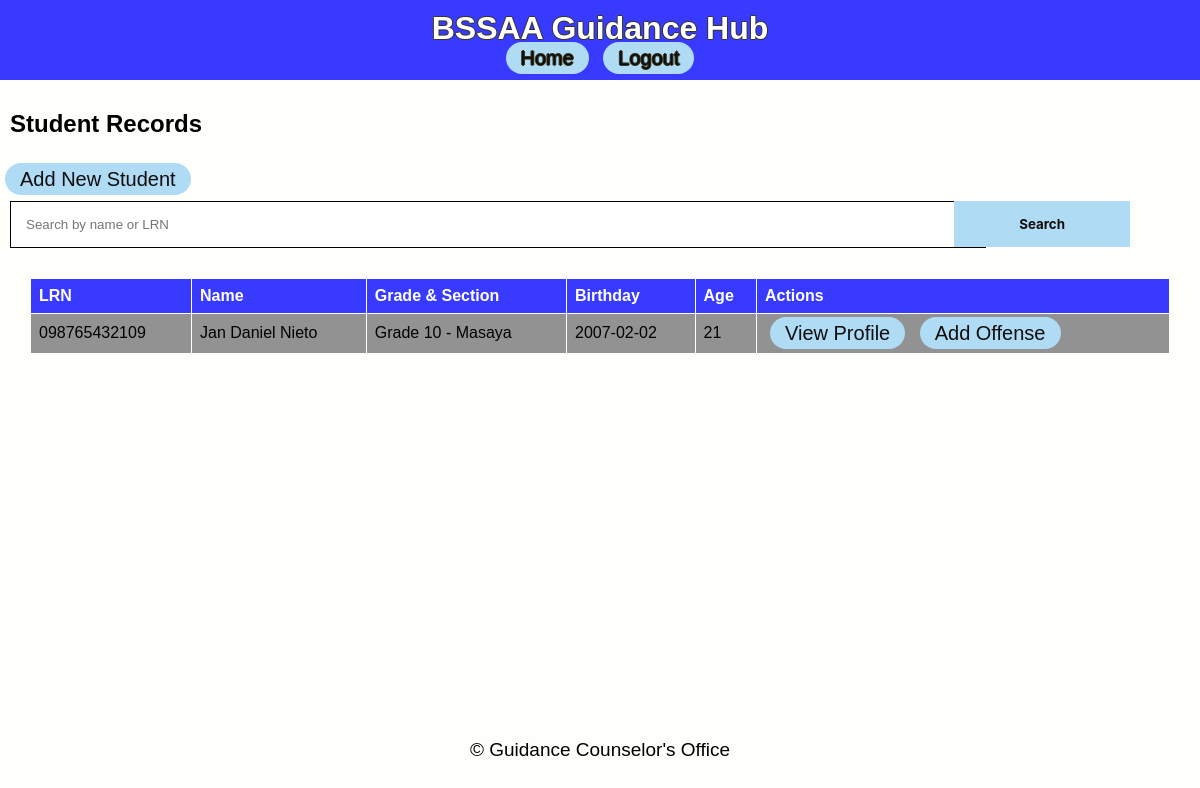
Screenshot of /view_records with the database file from the repository.
### app/models.py (models this page shows)
class StudentRecord(db.Model):
    id = db.Column(db.Integer, primary_key=True)
    lrn = db.Column(db.String(12), nullable=False, unique=True)
    name = db.Column(db.String(100), nullable=False)
    grade_section = db.Column(db.String(50), nullable=False)
    birthdate = db.Column(db.Date, nullable=False)
    age = db.Column(db.Integer, nullable=False)
    mother_tongue = db.Column(db.String(50), nullable=False)
    ethnic_group = db.Column(db.String(50), nullable=True)
    religion = db.Column(db.String(50), nullable=False)
    address_house_no = db.Column(db.String(100), nullable=False)
    address_barangay = db.Column(db.String(100), nullable=False)
    address_city = db.Column(db.String(100), nullable=False)
    address_province = db.Column(db.String(100), nullable=False)
    mother_name = db.Column(db.String(100), nullable=False)
    father_name = db.Column(db.String(100), nullable=False)
    guardian_name = db.Column(db.String(100), nullable=True)
    contact_number = db.Column(db.String(15), nullable=True)
    reason = db.Column(db.String(200), nullable=True)
    type_of_offense = db.Column(db.String(100), nullable=True)
    date_time = db.Column(db.DateTime, default=datetime.utcnow)
    additional_info = db.Column(db.Text, nullable=True)
    profile_picture = db.Column(db.String(100), nullable=True)
    offenses = db.relationship('OffenseRecord', backref='student', lazy=True)

### app/routes.py (the view)
@main.route('/view_records')
def view_records():
    search = request.args.get('search')
    if search:
        records = StudentRecord.query.filter(
            (StudentRecord.name.ilike(f'%{search}%')) |
            (StudentRecord.lrn.ilike(f'%{search}%'))
        ).all()
    else:
        records = StudentRecord.query.all()
    return render_template('view_records.html', records=records)

### app/templates/view_records.html
{% extends 'base.html' %}
{% block content %}
<h2>Student Records</h2>
<a href="{{ url_for('main.add_student') }}" class="capsule-button">Add New Student</a>
<form method="GET" action="{{ url_for('main.view_records') }}">
    <input class="searchbox" type="text" name="search" placeholder="Search by name or LRN" value="{{ request.args.get('search', '') }}">
    <button type="submit">Search</button>
</form>
<table>
    <tr>
        <th>LRN</th>
        <th>Name</th>
        <th>Grade & Section</th>
        <th>Birthday</th>
        <th>Age</th>
        <th>Actions</th>
    </tr>
    {% for record in records %}
    <tr>
        <td>{{ record.lrn }}</td>
        <td>{{ record.name }}</td>
        <td>{{ record.grade_section }}</td>
        <td>{{ record.birthdate }}</td>
        <td>{{ record.age }}</td>
        <td>
            <a href="{{ url_for('main.view_profile', student_id=record.id) }}">View Profile</a>
            <a href="{{ url_for('main.add_offense', student_id=record.id) }}">Add Offense</a>
        </td>
    </tr>
    {% endfor %}
</table>
{% endblock %}

### app/static/css/styles.css (style rules this page uses)
body { font-family: Arial, Helvetica, sans-serif; margin: 0; padding: 0; background-color: #f4f4f4; display: flex; flex-direction: column; min-height: 100vh; background-color: #FEFEFA; height: 100%; }
h2 { padding: 10px; }
a { font-size: 20px; background-color: #b0dbf5; margin: 0px 5px; border-radius: 40px; padding: 5px 15px; text-decoration: none; color: #0e0e0e; }
table { border: 1px solid #000000; width: 95%; border-collapse: collapse; margin: 20px 0; position: absolute; left: 30px; }
table th, table td { border: 1px solid #ffffff; text-align: left; padding: 8px; }
table th { background-color: #383bff; color: white; }
table tr:nth-child(even) { background-color: #929292; }
form { font-family: ROBOTO-VARIABLE-FONT, -apple-system, BlinkMacSystemFont, "Segoe UI", Roboto, "Helvetica Neue"; padding: 10px; font-size: 20px; }
button[type="submit"] { font-family: ROBOTO-VARIABLE-FONT, -apple-system, BlinkMacSystemFont, "Segoe UI", Roboto, "Helvetica Neue"; font-weight: bold; background-color: #b0dbf5; color: #0e0e0e; border: none; padding: 15px 65px; position: absolute; right: 70px; cursor: pointer; }
input[type="text"], input[type="date"], input[type="time"], select { border: 1px solid #000000; }
.searchbox { padding: 15px; width: 80%; border: 1px solid #000000; resize: none; }

### rows the page displays
StudentRecord: lrn "098765432109", name "Jan Daniel Nieto", grade_section "Grade 10 - Masaya", birthdate "2007-02-02", age "21"
